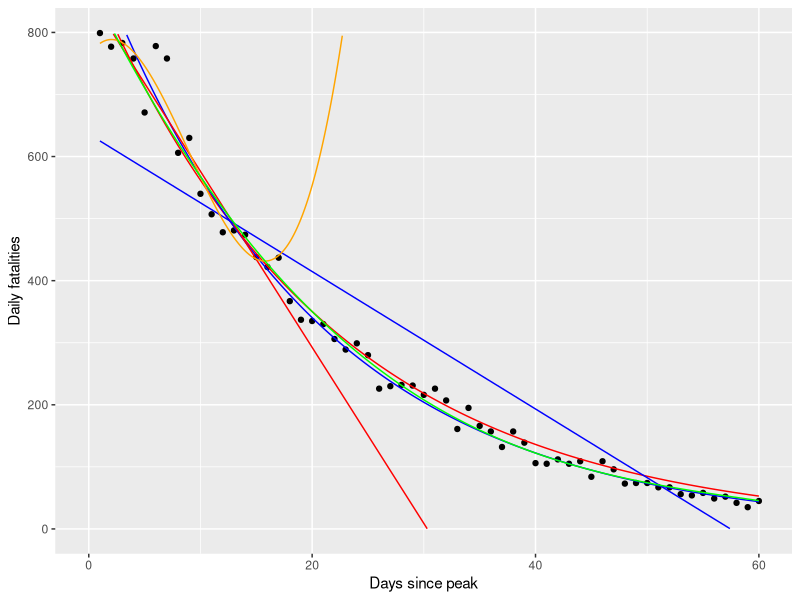

Recreate this plot in R.
# COVID-19 New York death prediction model

library(ggplot2)

# Load data
t1 <- 1:16
t2 <- 1:67
deaths_vec <- c(799,777,783,758,671,778,758,606,630,540,
                507,478,481,474,438,422,437,367,337,335,
                330,306,289,299,280,226,230,232,231,216,
                226,207,161,195,166,157,132,157,139,106,
                105,112,105,109, 84,109, 96, 73, 74, 74,
                 67, 67, 56, 54, 58, 49, 52, 42, 35, 45,
                 39, 46, 53, 36, 42, 32, 23)
df1 <- data.frame(t=t1, y=deaths_vec[1:16])
df2 <- data.frame(t=t2, y=deaths_vec)

# Calculate exponential fit
exponential1.model <- lm(log(y) ~t, data=df1)
summary(exponential1.model)
linear1.model <- lm(y ~t, data=df1)
summary(linear1.model)
# lol cubic fit
cubic1.model <- lm(y ~ poly(t, degree=3), data=df1)
summary(cubic1.model)

exponential2.model <- lm(log(y) ~t, data=df2)
summary(exponential2.model)
linear2.model <- lm(y ~t, data=df2)
summary(linear2.model)
# lol cubic fit
cubic2.model <- lm(y ~ poly(t, degree=3), data=df2)
summary(cubic2.model)

# Calculate predicted values
timevalues <- seq(1, 105, 0.1)
prediction1 <- exp(predict(exponential1.model, data.frame(t=timevalues)))
prediction2 <- exp(predict(exponential2.model, data.frame(t=timevalues)))
pdf1 <- data.frame(t=timevalues, y=prediction1)
pdf2 <- data.frame(t=timevalues, y=prediction2)

prediction3 <- predict(linear1.model, data.frame(t=timevalues))
prediction4 <- predict(linear2.model, data.frame(t=timevalues))
pdf3 <- data.frame(t=timevalues, y=prediction3)
pdf4 <- data.frame(t=timevalues, y=prediction4)

prediction5 <- predict(cubic1.model, data.frame(t=timevalues))
prediction6 <- predict(cubic2.model, data.frame(t=timevalues))
pdf5 <- data.frame(t=timevalues, y=prediction5)
pdf6 <- data.frame(t=timevalues, y=prediction6)

#ggplot() + geom_point(data=df2, aes(x=t, y=y)) +
#geom_line(data=data.frame(t=timevalues, y=prediction1), aes(x=t, y=y))
ggplot() + geom_point(data=df2, aes(x=t, y=y)) +
geom_line(data=pdf1, aes(x=t, y=y), color="red") +
  geom_line(data=pdf2, aes(x=t, y=y), color="blue") +
  geom_line(data=pdf3, aes(x=t, y=y), color="red") +
  geom_line(data=pdf4, aes(x=t, y=y), color="blue") +
  geom_line(data=pdf5, aes(x=t, y=y), color="orange") +
  geom_line(data=pdf6, aes(x=t, y=y), color="green") +
  xlab("Days since peak") + ylab("Daily fatalities") +
  xlim(0,60) + ylim(0,800)
